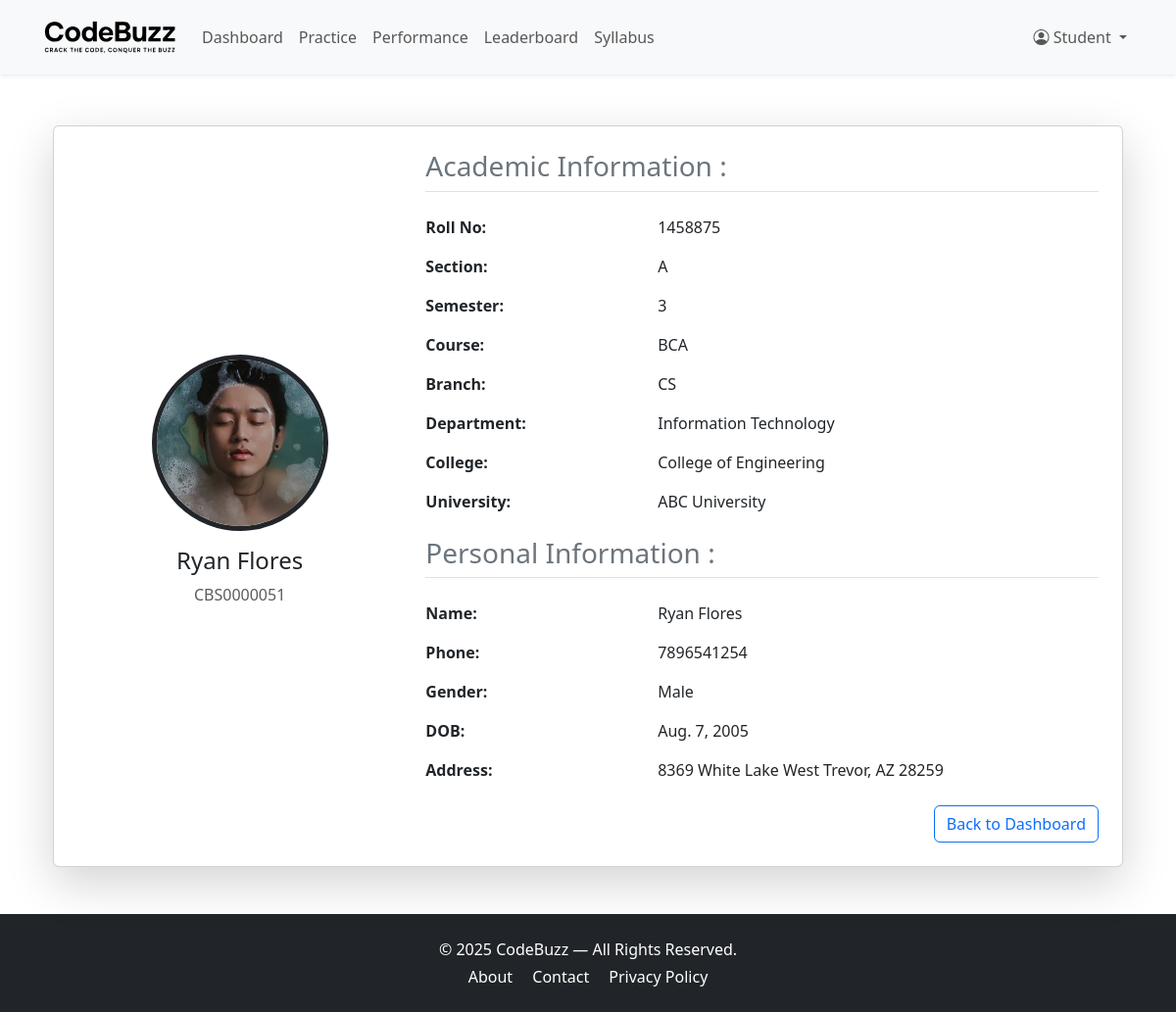
/student/profile/ (signed in), run on the app's committed database.
### users/models.py (models this page shows, shortened)
class Student(AbstractBaseUser):
    student_id = models.CharField(max_length=10, unique=True, editable=False)
    email = models.EmailField(unique=True)
    full_name = models.CharField(max_length=100)
    gender = models.CharField(max_length=10, choices=[('Male', 'Male'), ('Female', 'Female'), ('Other', 'Other')])
    dob = models.DateField(null=True, blank=True)
    profile_photo = models.ImageField(upload_to='student_photos/', null=True, blank=True)
    university = models.CharField(max_length=100, null=True, blank=True)
    college = models.CharField(max_length=100, null=True, blank=True)
    department = models.CharField(max_length=100, null=True, blank=True)
    course = models.CharField(max_length=100, null=True, blank=True)
    branch = models.CharField(max_length=100, null=True, blank=True)
    semester = models.IntegerField(null=True, blank=True)
    section = models.CharField(max_length=10, null=True, blank=True)
    contact_number = models.CharField(max_length=15, null=True, blank=True)
    address = models.TextField(max_length=500, blank=True, null=True)
    roll_no = models.IntegerField(default='1458875', null=True, blank=True)
    is_active = models.BooleanField(default=True)
    is_admin = models.BooleanField(default=False)
    USERNAME_FIELD = 'email'
    REQUIRED_FIELDS = ['full_name']
    objects = StudentManager()

### users/views.py (the view)
# urls.py: path('profile/', student_profile, name='student_profile'),
def student_profile(request):
    student_id = request.session.get('student_id')
    if not student_id:
        return redirect('login')  # session not found = redirect to login
    try:
        student = Student.objects.get(id=student_id)
    except Student.DoesNotExist:
        return redirect('login')
    context = {
        'student': student,
    }
    return render(request, 'student_profile.html', context)

### users/templates/student_profile.html
{% extends 'base.html' %}
{% load static %}
{% block start %}
<div class="container mt-5">
  <div class="card shadow-lg p-4">
    <div class="row align-items-center">
      <div class="col-md-4 text-center mb-3">
        <img src="{{ student.profile_photo.url }}" alt="Profile Photo"
          class="rounded-circle border border-5 border-dark" style="width: 180px; height: 180px; object-fit: cover;">
        <h4 class="mt-3">{{ student.full_name }}</h4>
        <p class="text-muted">{{ student.student_id }}</p>
      </div>
      <div class="col-md-8">
        <h3 class="mb-4 text-secondary border-bottom pb-2">Academic Information :</h3>
        <div class="row mb-3">
          <div class="col-sm-4 fw-bold">Roll No:</div>
          <div class="col-sm-8">{{ student.roll_no }}</div>
        </div>
        <div class="row mb-3">
          <div class="col-sm-4 fw-bold">Section:</div>
          <div class="col-sm-8">{{ student.section }}</div>
        </div>
        <div class="row mb-3">
          <div class="col-sm-4 fw-bold">Semester:</div>
          <div class="col-sm-8">{{ student.semester }}</div>
        </div>
        <div class="row mb-3">
          <div class="col-sm-4 fw-bold">Course:</div>
          <div class="col-sm-8">{{ student.course }}</div>
        </div>
        <div class="row mb-3">
          <div class="col-sm-4 fw-bold">Branch:</div>
          <div class="col-sm-8">{{ student.branch }}</div>
        </div>
        <div class="row mb-3">
          <div class="col-sm-4 fw-bold">Department:</div>
          <div class="col-sm-8">{{ student.department }}</div>
        </div>
        <div class="row mb-3">
          <div class="col-sm-4 fw-bold">College:</div>
          <div class="col-sm-8">{{ student.college }}</div>
        </div>
        <div class="row mb-3">
          <div class="col-sm-4 fw-bold">University:</div>
          <div class="col-sm-8">{{ student.university }}</div>
        </div>
        <h3 class="mb-4 text-secondary border-bottom pb-2 mt-4">Personal Information :</h3>
        <div class="row mb-3">
          <div class="col-sm-4 fw-bold">Name:</div>
          <div class="col-sm-8">{{ student.full_name }}</div>
        </div>
        <div class="row mb-3">
          <div class="col-sm-4 fw-bold">Phone:</div>
          <div class="col-sm-8">{{ student.contact_number }}</div>
        </div>
        <div class="row mb-3">
          <div class="col-sm-4 fw-bold">Gender:</div>
          <div class="col-sm-8">{{ student.gender }}</div>
        </div>
        <div class="row mb-3">
          <div class="col-sm-4 fw-bold">DOB:</div>
          <div class="col-sm-8">{{ student.dob }}</div>
        </div>
        <div class="row mb-3">
          <div class="col-sm-4 fw-bold">Address:</div>
          <div class="col-sm-8">{{ student.address }}</div>
        </div>
        <div class="text-end mt-4">
          <a href="{% url 'student_dashboard' %}" class="btn btn-outline-primary">Back to Dashboard</a>
        </div>
      </div>
    </div>
  </div>
</div>
{% endblock %}

### core/templates/base.html (shortened to what this page needs)
{% load static %}
{% now "Y" as year %}
<!DOCTYPE html>
<html lang="en">
<head>
    <link href="https://cdn.jsdelivr.net/npm/bootstrap@5.3.3/dist/css/bootstrap.min.css" rel="stylesheet">
    <link rel="stylesheet" href="https://cdn.jsdelivr.net/npm/bootstrap-icons@1.10.5/font/bootstrap-icons.css">
    <link rel="stylesheet" href="{% static 'core/css/style.css' %}">
</head>
<body>
    <nav class="navbar navbar-expand-lg navbar-light bg-light shadow-sm sticky-top">
        <div class="container">
            <a class="navbar-brand" href="{% url 'home' %}">
                <img src="{% static 'core/src/logo-name.svg' %}" alt="CodeBuzz" height="50" width="140">
            </a>
            <div class="collapse navbar-collapse" id="mainNavbar">
                <ul class="navbar-nav me-auto mb-2 mb-lg-0">
                    {% if request.session.student_id %}
                        <li class="nav-item">
                            <a class="nav-link {% if request.path == '/student_dashboard/' %}active{% endif %}" href="{% url 'student_dashboard' %}">Dashboard</a>
                        </li>
                        <li class="nav-item">
                            <a class="nav-link {% if '/submissions/practice/' in request.path %}active{% endif %}" href="{% url 'practice_home' %}">Practice</a>
                        </li>
                        <li class="nav-item">
                            <a class="nav-link {% if '/performance/' in request.path %}active{% endif %}" href="{% url 'rank' %}">Performance</a>
                        </li>
                        <li class="nav-item">
                            <li class="nav-item"><a class="nav-link {% if request.path == '/submissions/leaderboard/' %}active{% endif %}" href="{% url 'leaderboard' %}">Leaderboard</a></li>
                        </li>
                        <li class="nav-item">
                        <li class="nav-item"><a class="nav-link {% if request.path == '/academics/syllabus/' %}active{% endif %}" href="{% url 'syllabus' %}">Syllabus</a></li>
                        </li>
                    {% endif %}
                </ul>
                <ul class="navbar-nav ms-auto">
                    {% if request.session.student_id %}
                        <li class="nav-item dropdown">
                            <a class="nav-link dropdown-toggle" href="#" role="button" data-bs-toggle="dropdown">
                                <i class="bi bi-person-circle"></i> Student
                            </a>
                        </li>
                    {% else %}
                        <li class="nav-item">
                            <a class="btn btn-outline-info" href="{% url 'login' %}">Login</a>
                        </li>
                    {% endif %}
                </ul>
            </div>
        </div>
    </nav>
    <main class="container mt-1">
        {% block start %}{% endblock %}
    </main>
    <footer class="bg-dark text-white py-4 mt-5">
        <div class="container text-center">
            <p class="mb-1">&copy; {{ year }} CodeBuzz — All Rights Reserved.</p>
            <p class="mb-0">
                <a href="{% url 'about' %}" class="text-white text-decoration-none me-3">About</a>
                <a href="{% url 'contact' %}" class="text-white text-decoration-none me-3">Contact</a>
                <a href="#" class="text-white text-decoration-none">Privacy Policy</a>
            </p>
        </div>
    </footer>
</body>
</html>

### core/static/core/css/style.css (style rules this page uses)
html, body { height: 100%; margin: 0; padding: 0; display: flex; flex-direction: column; }
main { flex: 1; }
footer { background-color: #222; color: white; padding: 20px 0; text-align: center; }

### data on the page
Student: profile_photo (picture), full_name "Ryan Flores", student_id "CBS0000051", roll_no "1458875", section "A", semester "3", course "BCA", branch "CS", department "Information Technology", college "College of Engineering", university "ABC University", contact_number "7896541254", gender "Male", dob "Aug. 7, 2005", address "8369 White Lake West Trevor, AZ 28259"

### other printed values
{{ year }} "2025"
